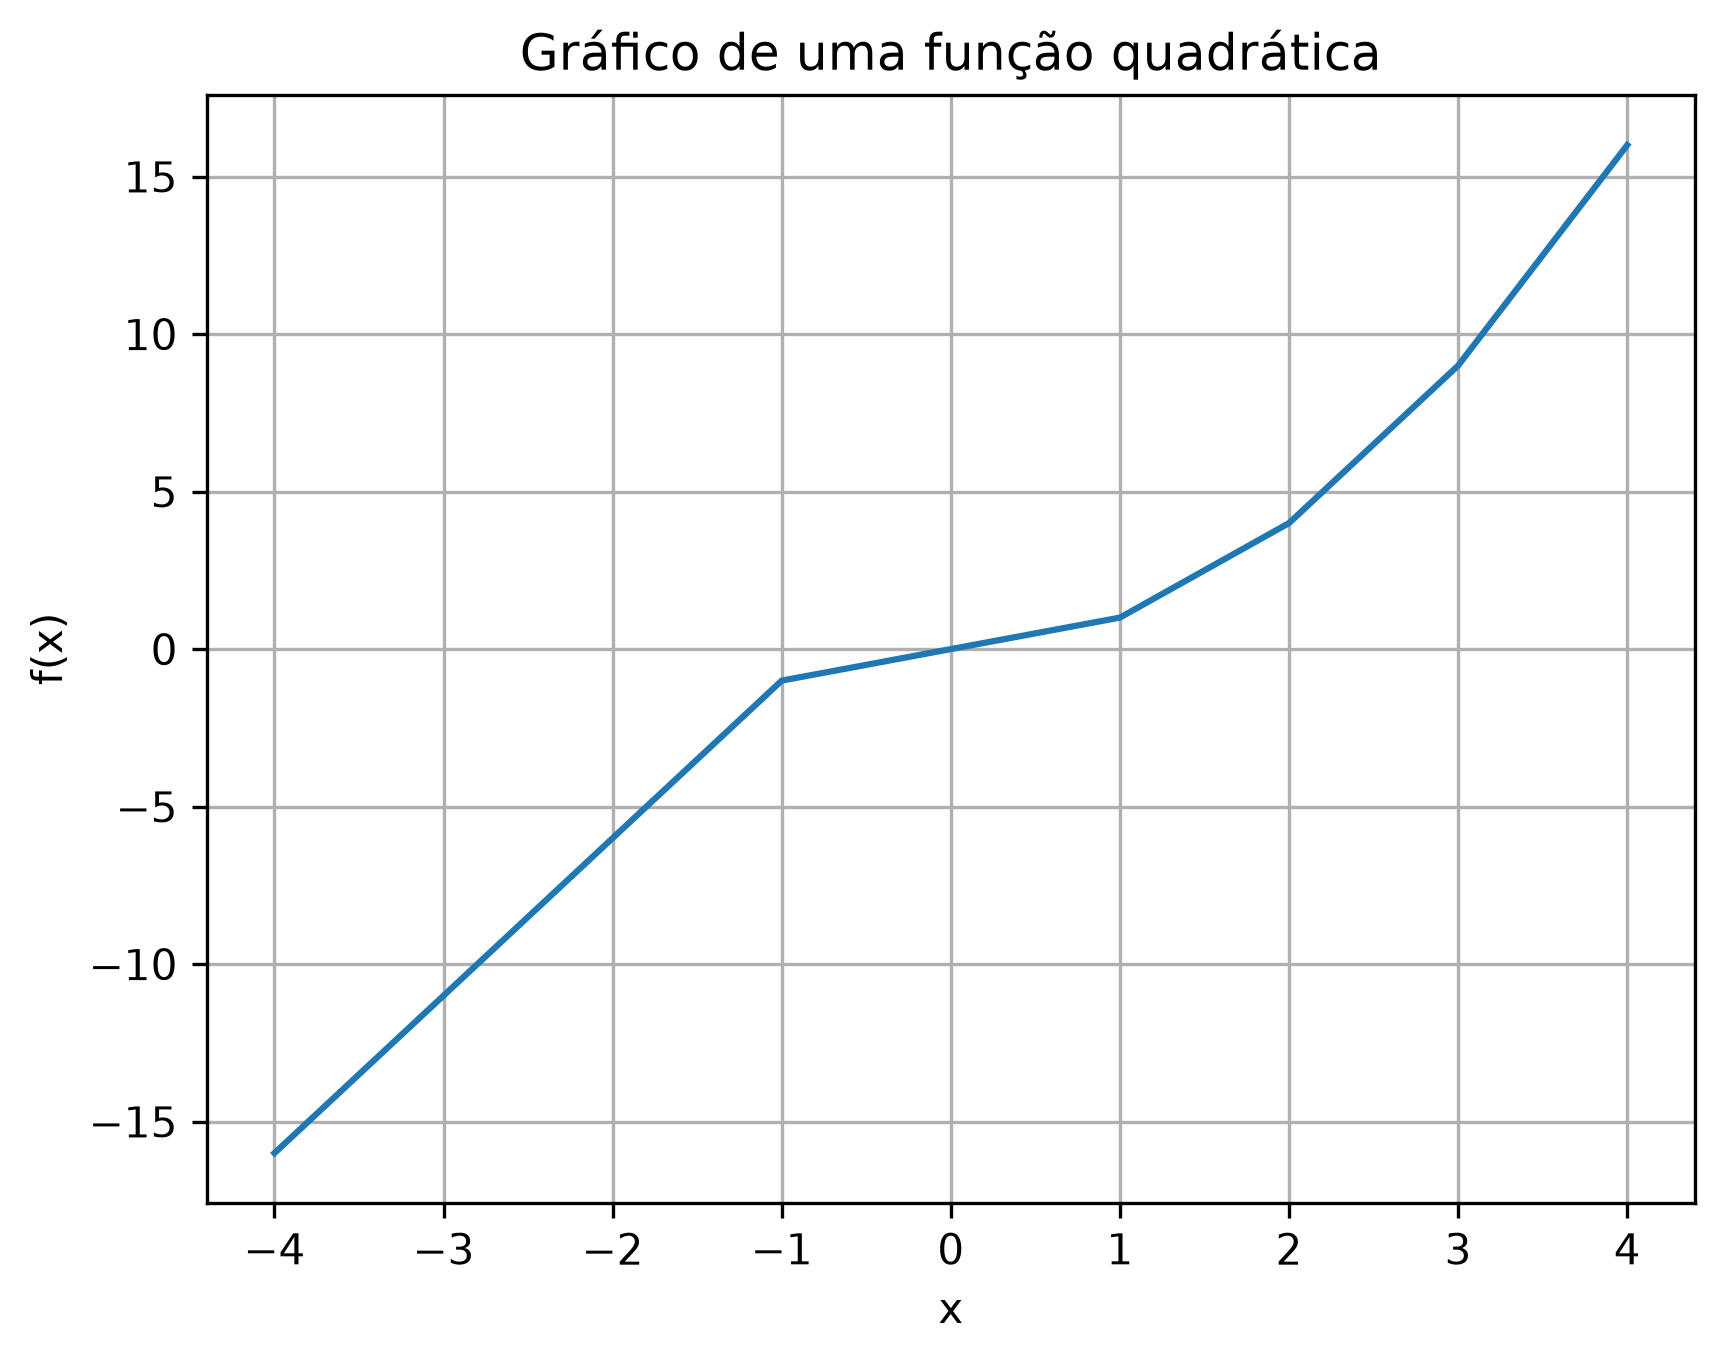

Write the Python code that produced this figure.
import matplotlib.pyplot as plt

plt.plot([-4, -1, 0, 1, 2, 3, 4], [-16, -1, 0, 1, 4, 9, 16])

plt.title ("Gráfico de uma função quadrática")
plt.xlabel ("x")
plt.ylabel ("f(x)")
plt.grid (True)
plt.savefig("grafico.png", dpi=300, bbox_inches="tight")
plt.show ()
